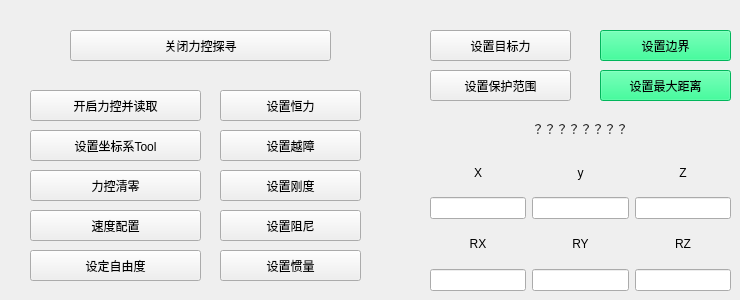
     <widget class="QWidget" name="ForceControl">
      <attribute name="title">
       <string>力控探寻</string>
      </attribute>
      <widget class="QPushButton" name="pushButton_SetForceControl">
       <property name="geometry">
        <rect>
         <x>30</x>
         <y>90</y>
         <width>171</width>
         <height>31</height>
        </rect>
       </property>
       <property name="text">
        <string>开启力控并读取</string>
       </property>
      </widget>
      <widget class="QPushButton" name="pushButton_SetForceToolMotion">
       <property name="geometry">
        <rect>
         <x>30</x>
         <y>130</y>
         <width>171</width>
         <height>31</height>
        </rect>
       </property>
       <property name="text">
        <string>设置坐标系Tool</string>
       </property>
      </widget>
      <widget class="QPushButton" name="pushButton_ClearForce">
       <property name="geometry">
        <rect>
         <x>30</x>
         <y>170</y>
         <width>171</width>
         <height>31</height>
        </rect>
       </property>
       <property name="text">
        <string>力控清零</string>
       </property>
      </widget>
      <widget class="QPushButton" name="pushButton_SetFreedom">
       <property name="geometry">
        <rect>
         <x>30</x>
         <y>250</y>
         <width>171</width>
         <height>31</height>
        </rect>
       </property>
       <property name="text">
        <string>设定自由度</string>
       </property>
      </widget>
      <widget class="QPushButton" name="pushButton_SetForceVelocites">
       <property name="geometry">
        <rect>
         <x>30</x>
         <y>210</y>
         <width>171</width>
         <height>31</height>
        </rect>
       </property>
       <property name="text">
        <string>速度配置</string>
       </property>
      </widget>
      <widget class="QPushButton" name="pushButton_SetConstForce">
       <property name="geometry">
        <rect>
         <x>220</x>
         <y>90</y>
         <width>141</width>
         <height>31</height>
        </rect>
       </property>
       <property name="text">
        <string>设置恒力</string>
       </property>
      </widget>
      <widget class="QPushButton" name="pushButton_setObstacleAvoidance">
       <property name="geometry">
        <rect>
         <x>220</x>
         <y>130</y>
         <width>141</width>
         <height>31</height>
        </rect>
       </property>
       <property name="text">
        <string>设置越障</string>
       </property>
      </widget>
      <widget class="QPushButton" name="pushButton_SetStiffParam">
       <property name="geometry">
        <rect>
         <x>220</x>
         <y>170</y>
         <width>141</width>
         <height>31</height>
        </rect>
       </property>
       <property name="text">
        <string>设置刚度</string>
       </property>
      </widget>
      <widget class="QPushButton" name="pushButton_SetDampParam">
       <property name="geometry">
        <rect>
         <x>220</x>
         <y>210</y>
         <width>141</width>
         <height>31</height>
        </rect>
       </property>
       <property name="text">
        <string>设置阻尼</string>
       </property>
      </widget>
      <widget class="QPushButton" name="pushButton_SetMassParam">
       <property name="geometry">
        <rect>
         <x>220</x>
         <y>250</y>
         <width>141</width>
         <height>31</height>
        </rect>
       </property>
       <property name="text">
        <string>设置惯量</string>
       </property>
      </widget>
      <widget class="QPushButton" name="pushButton_SetGoalForce">
       <property name="geometry">
        <rect>
         <x>430</x>
         <y>30</y>
         <width>141</width>
         <height>31</height>
        </rect>
       </property>
       <property name="text">
        <string>设置目标力</string>
       </property>
      </widget>
      <widget class="QPushButton" name="pushButton_SetForceLimit">
       <property name="geometry">
        <rect>
         <x>430</x>
         <y>70</y>
         <width>141</width>
         <height>31</height>
        </rect>
       </property>
       <property name="text">
        <string>设置保护范围</string>
       </property>
      </widget>
      <widget class="QWidget" name="layoutWidget_3">
       <property name="geometry">
        <rect>
         <x>430</x>
         <y>110</y>
         <width>301</width>
         <height>181</height>
        </rect>
       </property>
       <layout class="QGridLayout" name="gridLayout_ForceControl">
        <item row="2" column="2">
         <widget class="QLineEdit" name="lineEdit_ForceZ"/>
        </item>
        <item row="4" column="0">
         <widget class="QLineEdit" name="lineEdit_ForceRx"/>
        </item>
        <item row="4" column="2">
         <widget class="QLineEdit" name="lineEdit_ForceRz"/>
        </item>
        <item row="1" column="2">
         <widget class="QLabel" name="label_ForceZ">
          <property name="text">
           <string>Z</string>
          </property>
          <property name="alignment">
           <set>Qt::AlignCenter</set>
          </property>
         </widget>
        </item>
        <item row="3" column="0">
         <widget class="QLabel" name="label_ForceRx">
          <property name="text">
           <string>RX</string>
          </property>
          <property name="alignment">
           <set>Qt::AlignCenter</set>
          </property>
         </widget>
        </item>
        <item row="1" column="1">
         <widget class="QLabel" name="label_ForceY">
          <property name="text">
           <string>y</string>
          </property>
          <property name="alignment">
           <set>Qt::AlignCenter</set>
          </property>
         </widget>
        </item>
        <item row="2" column="0">
         <widget class="QLineEdit" name="lineEdit_ForceX"/>
        </item>
        <item row="2" column="1">
         <widget class="QLineEdit" name="lineEdit_ForceY"/>
        </item>
        <item row="1" column="0">
         <widget class="QLabel" name="label_ForceX">
          <property name="text">
           <string>X</string>
          </property>
          <property name="alignment">
           <set>Qt::AlignCenter</set>
          </property>
         </widget>
        </item>
        <item row="4" column="1">
         <widget class="QLineEdit" name="lineEdit_ForceRy"/>
        </item>
        <item row="3" column="1">
         <widget class="QLabel" name="label_ForceRy">
          <property name="text">
           <string>RY</string>
          </property>
          <property name="alignment">
           <set>Qt::AlignCenter</set>
          </property>
         </widget>
        </item>
        <item row="3" column="2">
         <widget class="QLabel" name="label_ForceRz">
          <property name="text">
           <string>RZ</string>
          </property>
          <property name="alignment">
           <set>Qt::AlignCenter</set>
          </property>
         </widget>
        </item>
        <item row="0" column="1">
         <widget class="QLabel" name="label_Force">
          <property name="text">
           <string>？？？？？？？？</string>
          </property>
         </widget>
        </item>
       </layout>
      </widget>
      <widget class="QPushButton" name="pushButton_CancelForceControl">
       <property name="geometry">
        <rect>
         <x>70</x>
         <y>30</y>
         <width>261</width>
         <height>31</height>
        </rect>
       </property>
       <property name="text">
        <string>关闭力控探寻</string>
       </property>
      </widget>
      <widget class="QPushButton" name="pushButton_SetProtectedWall">
       <property name="geometry">
        <rect>
         <x>600</x>
         <y>30</y>
         <width>131</width>
         <height>31</height>
        </rect>
       </property>
       <property name="styleSheet">
        <string notr="true">background-color: rgb(0, 255, 127);</string>
       </property>
       <property name="text">
        <string>设置边界</string>
       </property>
      </widget>
      <widget class="QPushButton" name="pushButton_MaxDistance">
       <property name="geometry">
        <rect>
         <x>600</x>
         <y>70</y>
         <width>131</width>
         <height>31</height>
        </rect>
       </property>
       <property name="styleSheet">
        <string notr="true">background-color: rgb(0, 255, 127);</string>
       </property>
       <property name="text">
        <string>设置最大距离</string>
       </property>
      </widget>
     </widget>
